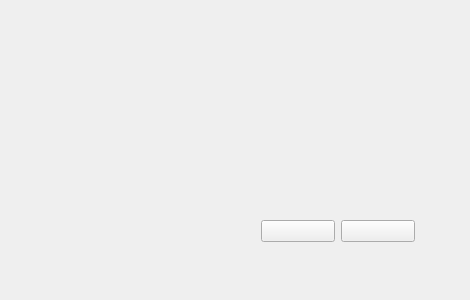
<?xml version="1.0" encoding="UTF-8"?>
<ui version="4.0">
 <class>Widget</class>
 <widget class="QWidget" name="Widget">
  <property name="geometry">
   <rect>
    <x>0</x>
    <y>0</y>
    <width>470</width>
    <height>300</height>
   </rect>
  </property>
  <property name="windowTitle">
   <string>贪吃蛇</string>
  </property>
  <property name="windowIcon">
   <iconset resource="en.qrc">
    <normaloff>:/new/prefix1/snoke</normaloff>:/new/prefix1/snoke</iconset>
  </property>
  <widget class="QWidget" name="layoutWidget">
   <property name="geometry">
    <rect>
     <x>250</x>
     <y>190</y>
     <width>176</width>
     <height>82</height>
    </rect>
   </property>
   <layout class="QHBoxLayout" name="horizontalLayout">
    <item>
     <widget class="QPushButton" name="pushButton">
      <property name="focusPolicy">
       <enum>Qt::NoFocus</enum>
      </property>
      <property name="text">
       <string/>
      </property>
      <property name="icon">
       <iconset resource="en.qrc">
        <normaloff>:/new/prefix1/st.png</normaloff>:/new/prefix1/st.png</iconset>
      </property>
      <property name="iconSize">
       <size>
        <width>72</width>
        <height>72</height>
       </size>
      </property>
     </widget>
    </item>
    <item>
     <widget class="QPushButton" name="pushButton_2">
      <property name="text">
       <string/>
      </property>
      <property name="icon">
       <iconset resource="en.qrc">
        <normaloff>:/new/prefix1/ex .png</normaloff>:/new/prefix1/ex .png</iconset>
      </property>
      <property name="iconSize">
       <size>
        <width>72</width>
        <height>72</height>
       </size>
      </property>
     </widget>
    </item>
   </layout>
  </widget>
 </widget>
 <layoutdefault spacing="6" margin="11"/>
 <resources>
  <include location="en.qrc"/>
 </resources>
 <connections/>
</ui>
